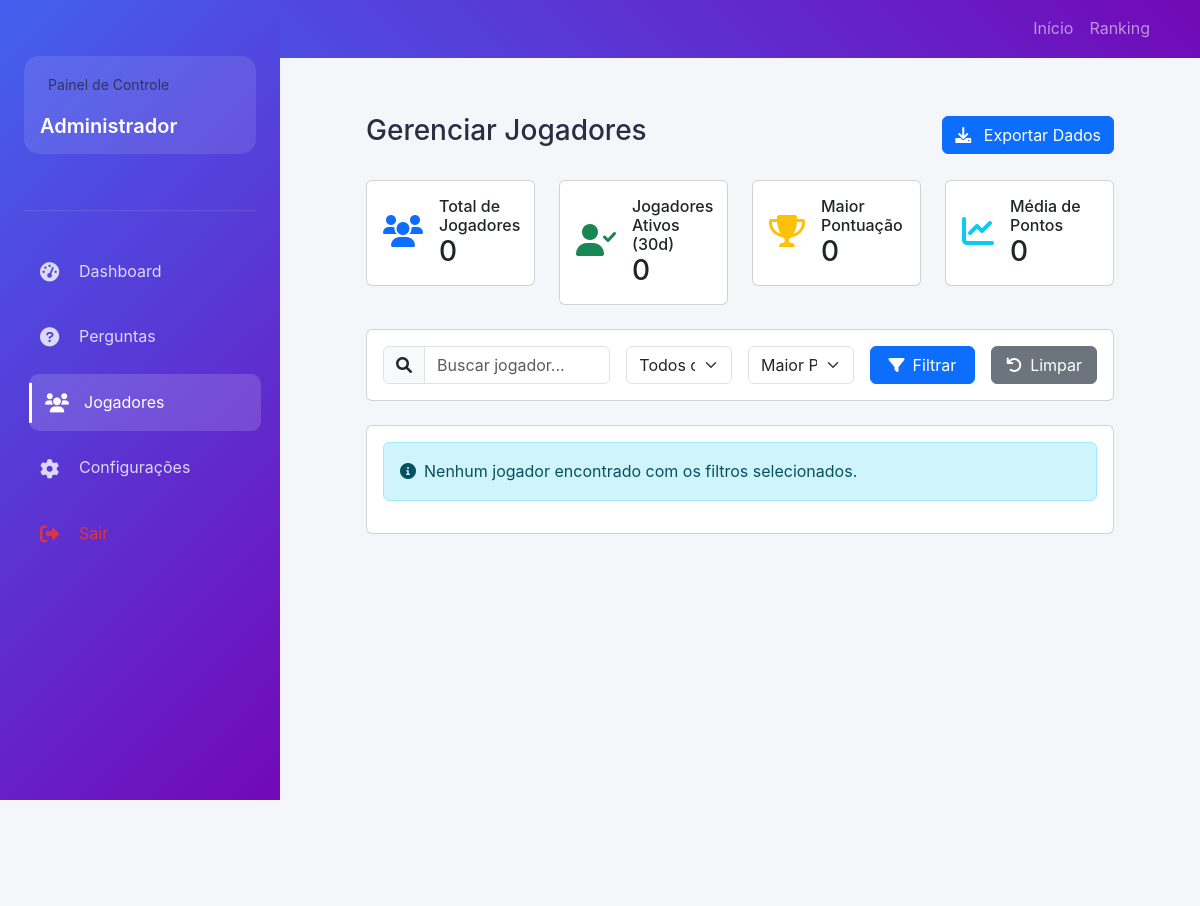
/admin/jogadores.php, run on an earlier commit of the app's database.
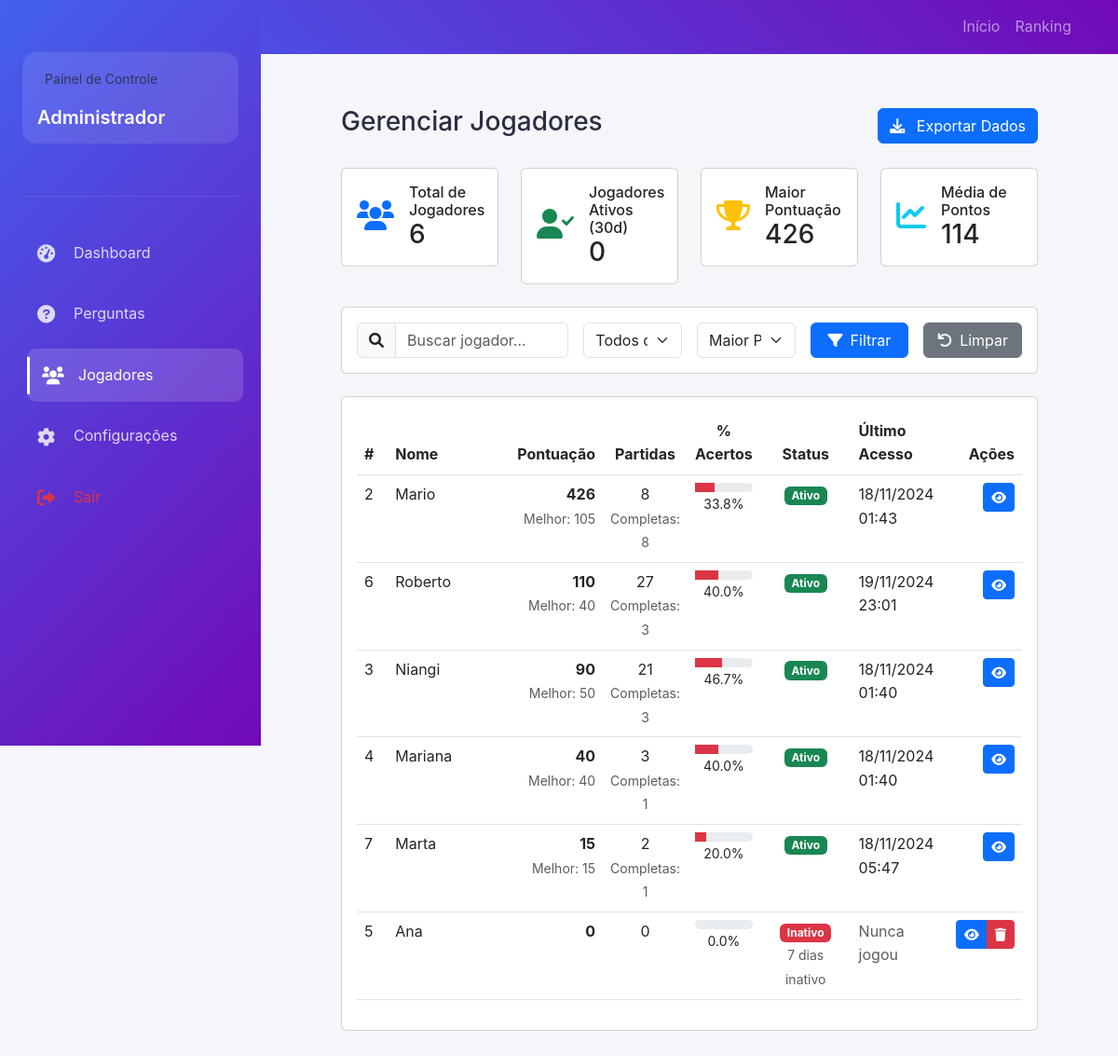
And on a later commit of the database.
### tables this page shows
CREATE TABLE `jogadores` (
  `id` int(11) NOT NULL,
  `nome` varchar(100) NOT NULL,
  `pontuacao_total` int(11) DEFAULT 0,
  `melhor_pontuacao` int(11) DEFAULT 0,
  `jogos_completados` int(11) DEFAULT 0,
  `data_ultimo_jogo` timestamp NOT NULL DEFAULT current_timestamp() ON UPDATE current_timestamp(),
  `status` enum('ativo','inativo') NOT NULL DEFAULT 'ativo',
  `data_cadastro` datetime NOT NULL DEFAULT current_timestamp(),
  `ultima_partida` datetime DEFAULT NULL
);

### admin/jogadores.php (the view, shortened to what the changed rows need)
<?php
require_once '../includes/conexao.php';
$itens_por_pagina = 15;
$pagina_atual = isset($_GET['pagina']) ? (int)$_GET['pagina'] : 1;
$offset = ($pagina_atual - 1) * $itens_por_pagina;
$ordem = isset($_GET['ordem']) ? filter_var($_GET['ordem'], FILTER_SANITIZE_STRING) : 'pontuacao';
$where = [];
$order_by = match($ordem) {
    'nome' => 'j.nome ASC',
    'data' => 'j.data_cadastro DESC',
    'partidas' => 'j.jogos_completados DESC',
    default => 'j.pontuacao_total DESC'
};
require_once '../includes/header.php';
?>
<div class="admin-wrapper">
    <main class="admin-content">
        <div class="container-fluid">
            <div class="d-flex justify-content-between align-items-center mb-4">
                <h1 class="h3">Gerenciar Jogadores</h1>
            </div>
            <div class="row mb-4">
                <?php
                try {
                    $stmt = $conexao->query("
                        SELECT
                            COUNT(*) as total_jogadores,
                            COUNT(CASE WHEN ultima_partida >= DATE_SUB(NOW(), INTERVAL 30 DAY) THEN 1 END) as jogadores_ativos,
                            ROUND(AVG(pontuacao_total)) as media_pontos,
                            MAX(pontuacao_total) as maior_pontuacao,
                            COUNT(CASE WHEN jogos_completados = 0 THEN 1 END) as jogadores_sem_partida
                        FROM jogadores
                    ");
                    $stats = $stmt->fetch(PDO::FETCH_ASSOC);
                } catch (PDOException $e) {
                    registrar_log('erro', 'Erro ao buscar estatísticas: ' . $e->getMessage());
                    $stats = [
                        'total_jogadores' => 0,
                        'jogadores_ativos' => 0,
                        'media_pontos' => 0,
                        'maior_pontuacao' => 0,
                        'jogadores_sem_partida' => 0
                    ];
                }
                ?>
                <div class="col-md-3">
                    <div class="card">
                        <div class="card-body">
                            <div class="d-flex align-items-center">
                                <div class="flex-grow-1 ms-3">
                                    <h6 class="mb-0">Total de Jogadores</h6>
                                    <h3 class="mb-0"><?php echo number_format($stats['total_jogadores']); ?></h3>
                                </div>
                            </div>
                        </div>
                    </div>
                </div>
                <div class="col-md-3">
                    <div class="card">
                        <div class="card-body">
                            <div class="d-flex align-items-center">
                                <div class="flex-grow-1 ms-3">
                                    <h6 class="mb-0">Maior Pontuação</h6>
                                    <h3 class="mb-0"><?php echo number_format($stats['maior_pontuacao']); ?></h3>
                                </div>
                            </div>
                        </div>
                    </div>
                </div>
                <div class="col-md-3">
                    <div class="card">
                        <div class="card-body">
                            <div class="d-flex align-items-center">
                                <div class="flex-grow-1 ms-3">
                                    <h6 class="mb-0">Média de Pontos</h6>
                                    <h3 class="mb-0"><?php echo number_format($stats['media_pontos']); ?></h3>
                                </div>
                            </div>
                        </div>
                    </div>
                </div>
            </div>
            <div class="card">
                <div class="card-body">
                    <?php
                    try {
                        $sql = "
                            SELECT
                                j.*,
                                COUNT(DISTINCT p.id) as total_partidas,
                                SUM(p.acertos) as total_acertos,
                                SUM(p.total_perguntas) as total_perguntas,
                                MAX(p.data_partida) as ultima_partida
                            FROM jogadores j
                            LEFT JOIN partidas p ON j.id = p.jogador_id
                            " . (!empty($where) ? " WHERE " . implode(" AND ", $where) : "") . "
                            GROUP BY j.id
                            ORDER BY {$order_by}
                            LIMIT :offset, :limit
                        ";
                        $stmt = $conexao->prepare($sql);
                        $stmt->bindValue(':offset', $offset, PDO::PARAM_INT);
                        $stmt->bindValue(':limit', $itens_por_pagina, PDO::PARAM_INT);
                        $stmt->execute();
                        $jogadores = $stmt->fetchAll(PDO::FETCH_ASSOC);
                        if(empty($jogadores)): ?>
                            <div class="alert alert-info">
                                <i class="fas fa-info-circle me-2"></i>Nenhum jogador encontrado com os filtros selecionados.
                            </div>
                        <?php else: ?>
                            <div class="table-responsive">
                                <table class="table table-hover">
                                    <thead>
                                        <tr>
                                            <th width="5%">#</th>
                                            <th width="20%">Nome</th>
                                            <th width="15%" class="text-end">Pontuação</th>
                                            <th width="10%" class="text-center">Partidas</th>
                                            <th width="10%" class="text-center">% Acertos</th>
                                            <th width="15%" class="text-center">Status</th>
                                            <th width="15%">Último Acesso</th>
                                            <th width="10%" class="text-end">Ações</th>
                                        </tr>
                                    </thead>
                                    <tbody>
                                    <?php foreach($jogadores as $jogador):
                                        $porcentagem_acertos = $jogador['total_perguntas'] > 0
                                            ? ($jogador['total_acertos'] / $jogador['total_perguntas']) * 100
                                            : 0;
                                        $status = 'inativo';
                                        $status_class = 'danger';
                                        if ($jogador['ultima_partida']) {
                                            $dias_inativo = (time() - strtotime($jogador['ultima_partida'])) / (60 * 60 * 24);
                                            if ($dias_inativo <= 30) {
                                                $status = 'ativo';
                                                $status_class = 'success';
                                            } elseif ($dias_inativo <= 90) {
                                                $status = 'ocasional';
                                                $status_class = 'warning';
                                            }
                                        }
                                    ?>
                                        <tr>
                                            <td><?php echo $jogador['id']; ?></td>
                                            <td>
                                                <?php echo htmlspecialchars($jogador['nome']); ?>
                                            </td>
                                            <td class="text-end">
                                                <strong><?php echo number_format($jogador['pontuacao_total']); ?></strong>
                                                <?php if($jogador['melhor_pontuacao']): ?>
                                                    <br>
                                                    <small class="text-muted">
                                                        Melhor: <?php echo number_format($jogador['melhor_pontuacao']); ?>
                                                    </small>
                                                <?php endif; ?>
                                            </td>
                                            <td class="text-center">
                                                <?php echo number_format($jogador['total_partidas']); ?>
                                                <?php if($jogador['jogos_completados']): ?>
                                                    <br>
                                                    <small class="text-muted">
                                                        Completas: <?php echo number_format($jogador['jogos_completados']); ?>
                                                    </small>
                                                <?php endif; ?>
                                            </td>
                                            <td class="text-center">
                                                <?php
                                                $cor_progresso = 'bg-danger';
                                                ?>
                                                <div class="progress" style="height: 10px;">
                                                    <div class="progress-bar <?php echo $cor_progresso; ?>"
                                                         role="progressbar"
                                                         style="width: <?php echo $porcentagem_acertos; ?>%">
                                                    </div>
                                                </div>
                                                <small><?php echo number_format($porcentagem_acertos, 1); ?>%</small>
                                            </td>
                                            <td class="text-center">
                                                <span class="badge bg-<?php echo $status_class; ?>">
                                                    <?php echo ucfirst($status); ?>
                                                </span>
                                                <?php if($status !== 'ativo'): ?>
                                                    <br>
                                                    <small class="text-muted">
                                                        <?php echo ceil($dias_inativo); ?> dias inativo
                                                    </small>
                                                <?php endif; ?>
                                            </td>
                                            <td>
                                                <?php if($jogador['ultima_partida']): ?>
                                                    <?php echo date('d/m/Y H:i', strtotime($jogador['ultima_partida'])); ?>
                                                <?php else: ?>
                                                    <span class="text-muted">Nunca jogou</span>
                                                <?php endif; ?>
                                            </td>
                                            <td class="text-end">
                                                <div class="btn-group">
                                                    <button type="button"
                                                            class="btn btn-sm btn-primary"
                                                            onclick="verDetalhes(<?php echo $jogador['id']; ?>)"
                                                            title="Ver Detalhes">
                                                        <i class="fas fa-eye"></i>
                                                    </button>
                                                    <?php if($status === 'inativo'): ?>
                                                    <button type="button"
                                                            class="btn btn-sm btn-danger"
                                                            onclick="confirmarRemocao(<?php echo $jogador['id']; ?>)"
                                                            title="Remover Jogador">
                                                        <i class="fas fa-trash"></i>
                                                    </button>
                                                    <?php endif; ?>
                                                </div>
                                            </td>
                                        </tr>
                                    <?php endforeach; ?>
                                    </tbody>
                                </table>
                            </div>
                        <?php endif; ?>
                    <?php } catch (PDOException $e) {
                        registrar_log('erro', 'Erro ao listar jogadores: ' . $e->getMessage());
                        ?>
                        <div class="alert alert-danger">
                            <i class="fas fa-exclamation-circle me-2"></i>
                            Erro ao carregar lista de jogadores. Por favor, tente novamente mais tarde.
                        </div>
                    <?php } ?>
                </div>
            </div>
        </div>
    </main>
</div>
</body>
</html>

What changed in the data, as far as the page shows it:
added jogadores: id "2", nome "Mario", pontuacao_total "426", melhor_pontuacao "105", total_partidas "8", jogos_completados "8", $porcentagem_acertos 33.846153846154 (drawn), porcentagem_acertos "33.8", status "Ativo", ultima_partida "18/11/2024 01:43"
added jogadores: id "6", nome "Roberto", pontuacao_total "110", melhor_pontuacao "40", total_partidas "27", jogos_completados "3", porcentagem_acertos "40.0", status "Ativo", ultima_partida "19/11/2024 23:01"
added jogadores: id "3", nome "Niangi", pontuacao_total "90", melhor_pontuacao "50", total_partidas "21", jogos_completados "3", $porcentagem_acertos 46.666666666667 (drawn), porcentagem_acertos "46.7", status "Ativo", ultima_partida "18/11/2024 01:40"
added jogadores: id "4", nome "Mariana", pontuacao_total "40", melhor_pontuacao "40", total_partidas "3", jogos_completados "1", porcentagem_acertos "40.0", status "Ativo", ultima_partida "18/11/2024 01:40"
added jogadores: id "7", nome "Marta", pontuacao_total "15", melhor_pontuacao "15", total_partidas "2", jogos_completados "1", $porcentagem_acertos 20 (drawn), porcentagem_acertos "20.0", status "Ativo", ultima_partida "18/11/2024 05:47"
added jogadores: id "5", nome "Ana", pontuacao_total "0", total_partidas "0", porcentagem_acertos "0.0", status "Inativo", shows "Nunca jogou"
Also different on the page:
$stats['total_jogadores']: "0" → "6"
$stats['maior_pontuacao']: "0" → "426"
$stats['media_pontos']: "0" → "114"
text no longer shown: "Nenhum jogador encontrado com os filtros selecionados."
text now shown: "# Nome Pontuação Partidas % Acertos Status Último Acesso Ações"
